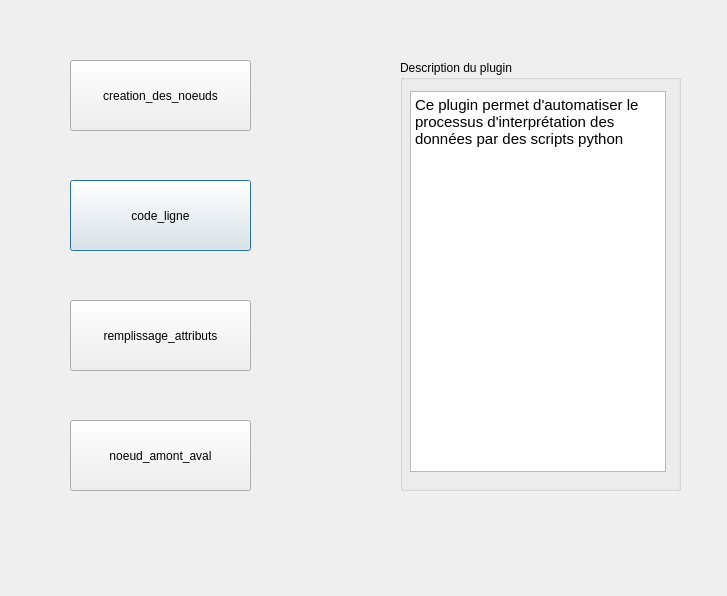
<?xml version="1.0" encoding="UTF-8"?>
<ui version="4.0">
 <class>Dialog</class>
 <widget class="QDialog" name="Dialog">
  <property name="geometry">
   <rect>
    <x>0</x>
    <y>0</y>
    <width>727</width>
    <height>596</height>
   </rect>
  </property>
  <property name="windowTitle">
   <string>Dialog</string>
  </property>
  <widget class="QPushButton" name="pushButton_4">
   <property name="geometry">
    <rect>
     <x>70</x>
     <y>180</y>
     <width>181</width>
     <height>71</height>
    </rect>
   </property>
   <property name="text">
    <string>code_ligne</string>
   </property>
  </widget>
  <widget class="QPushButton" name="pushButton_5">
   <property name="geometry">
    <rect>
     <x>70</x>
     <y>300</y>
     <width>181</width>
     <height>71</height>
    </rect>
   </property>
   <property name="text">
    <string>remplissage_attributs</string>
   </property>
  </widget>
  <widget class="QPushButton" name="pushButton_6">
   <property name="geometry">
    <rect>
     <x>70</x>
     <y>420</y>
     <width>181</width>
     <height>71</height>
    </rect>
   </property>
   <property name="text">
    <string>noeud_amont_aval</string>
   </property>
  </widget>
  <widget class="QPushButton" name="pushButton_7">
   <property name="geometry">
    <rect>
     <x>70</x>
     <y>60</y>
     <width>181</width>
     <height>71</height>
    </rect>
   </property>
   <property name="text">
    <string>creation_des_noeuds</string>
   </property>
  </widget>
  <widget class="QGroupBox" name="groupBox">
   <property name="geometry">
    <rect>
     <x>400</x>
     <y>60</y>
     <width>281</width>
     <height>431</height>
    </rect>
   </property>
   <property name="title">
    <string>Description du plugin</string>
   </property>
   <widget class="QTextBrowser" name="textBrowser">
    <property name="geometry">
     <rect>
      <x>10</x>
      <y>31</y>
      <width>256</width>
      <height>381</height>
     </rect>
    </property>
    <property name="html">
     <string>&lt;!DOCTYPE HTML PUBLIC &quot;-//W3C//DTD HTML 4.0//EN&quot; &quot;http://www.w3.org/TR/REC-html40/strict.dtd&quot;&gt;
&lt;html&gt;&lt;head&gt;&lt;meta name=&quot;qrichtext&quot; content=&quot;1&quot; /&gt;&lt;style type=&quot;text/css&quot;&gt;
p, li { white-space: pre-wrap; }
&lt;/style&gt;&lt;/head&gt;&lt;body style=&quot; font-family:'MS Shell Dlg 2'; font-size:7.8pt; font-weight:400; font-style:normal;&quot;&gt;
&lt;p style=&quot; margin-top:0px; margin-bottom:0px; margin-left:0px; margin-right:0px; -qt-block-indent:0; text-indent:0px;&quot;&gt;&lt;span style=&quot; font-size:11pt;&quot;&gt;Ce plugin permet d'automatiser le processus d'interprétation des données par des scripts python &lt;/span&gt;&lt;/p&gt;&lt;/body&gt;&lt;/html&gt;</string>
    </property>
   </widget>
  </widget>
 </widget>
 <resources/>
 <connections/>
</ui>
